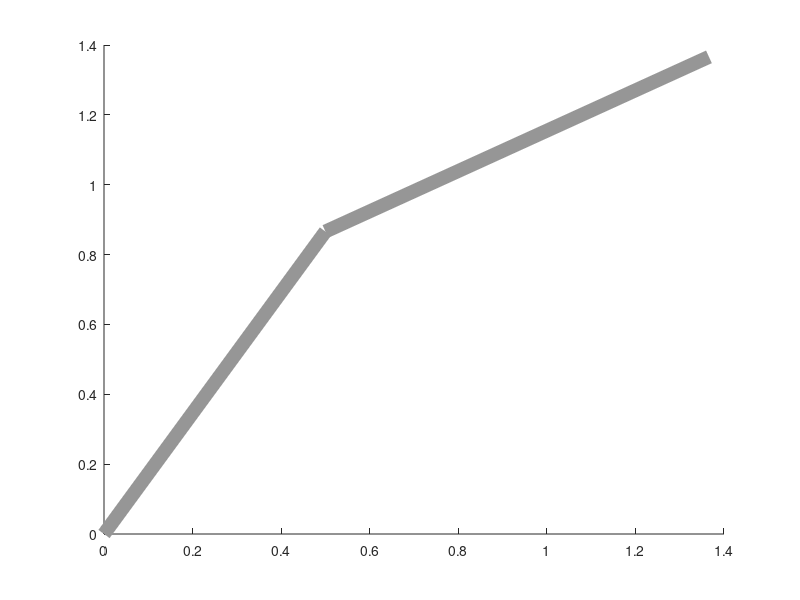

The MATLAB script that drew this image: (Note: this script raises an error after producing the figure.)
%% plot the experimental platform 
ROBOT = '2d2linkBot';
theta1 = pi/3;
theta2 = pi/6;
ys_ori = [theta1; theta2];

% forward kinematics 
xpos = cos(theta1) + cos(theta2);
ypos = sin(theta1) + sin(theta2);

point0 = [0;0];
point1 = [cos(theta1);sin(theta1)];
point2 = [xpos;ypos];

link1 = [point0 point1];
link2 = [point1 point2];

%% plot 

color1 = 1.5*[100,100,100]/255;
color2 = [150, 111, 51]/255;
r = 0.04;
figure 
hold on 

plot(link1(1,:),link1(2,:),'-','lineWidth',10,'color',color1);
plot(link2(1,:),link2(2,:),'-','lineWidth',10,'color',color1);
circle(point0(1),point0(2),r)
circle(point1(1),point1(2),r)
% circle(point2(1),point2(2),r)

%% plot the extra links 
% circle(point1(1)+0.3,point1(2));
% circle(point1(1)+0.6,point1(2));
% circle(point1(1)+0.9,point1(2));

circle(point2(1),point2(2),r);
circle(point2(1)+0.1,point2(2),0.005);
circle(point2(1)+0.15,point2(2),0.005);
circle(point2(1)+0.2,point2(2),0.005);

point3 = point2;
point3(1) = point3(1) + 0.3;
point4 = point3 + [cos(pi/4),sin(pi/4)];
link3 = [point3 point4];
plot(link3(1,:),link3(2,:),'-','lineWidth',10,'color',color1);
circle(point3(1),point3(2),r)
circle(point4(1),point4(2),r)

% plot the plane 
bias = 2.8;
% plane1 = [0, bias]';
% plane2 = [bias, 0]';
plane1 = [point4(2) + 0.6, 0]';
plane2 = [point4(2) + 0.6, 2.8]';
plane = [plane1 plane2];
plot(plane(1,:),plane(2,:),'-','lineWidth',7,'color',color2);

h=gca; 
h.XAxis.TickLength = [0 0];
h.YAxis.TickLength = [0 0];
set(gca,'XTick',[], 'YTick', [])

axis equal

function h = circle(x,y,r)
    hold on
    color = [0,0,0]/255;
    th = 0:pi/50:2*pi;
    xunit = r * cos(th) + x;
    yunit = r * sin(th) + y;
    h = plot(xunit, yunit,'lineWidth',3,'color',color);
    hold on
end